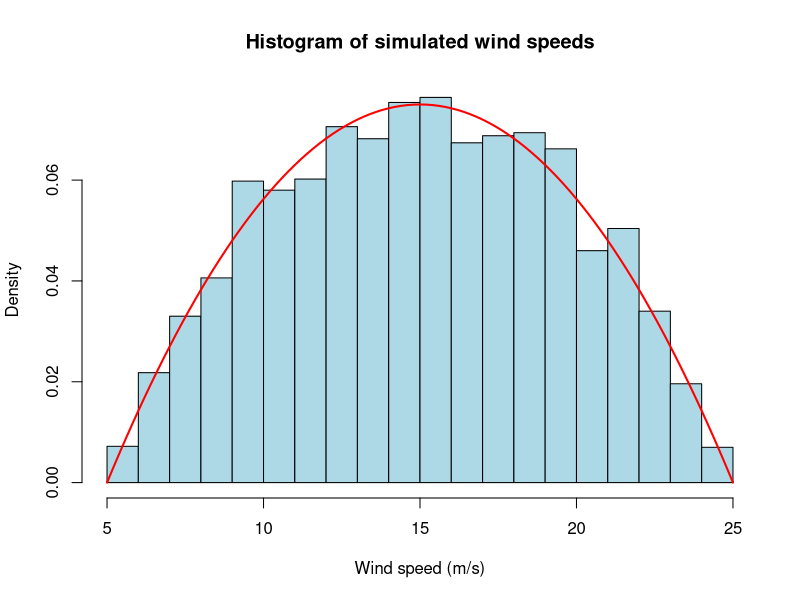
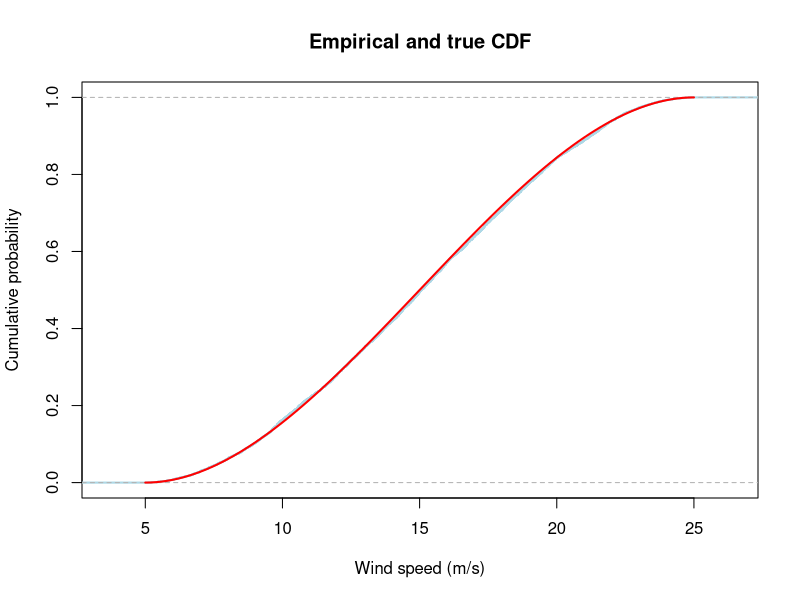
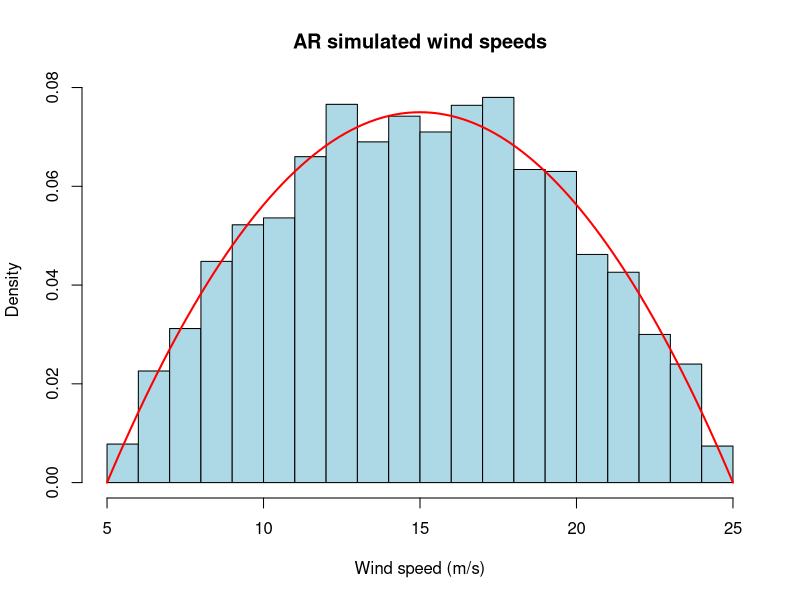
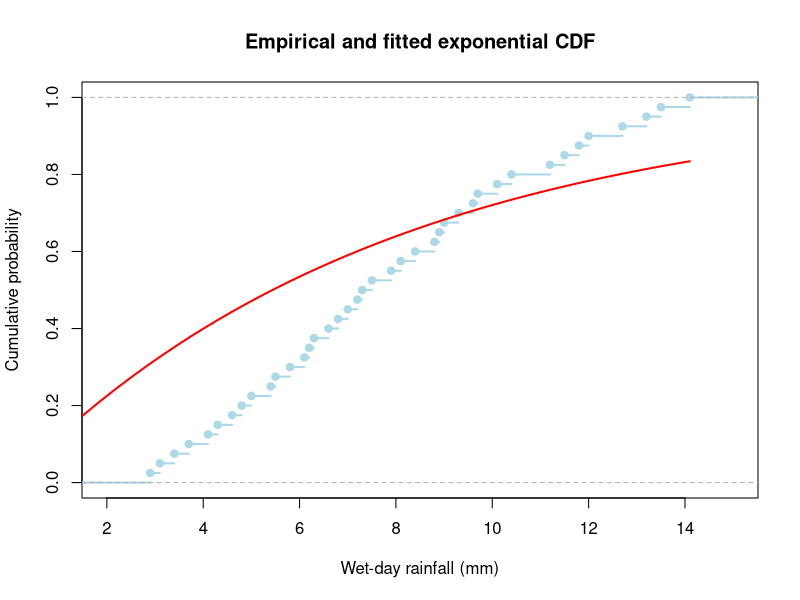
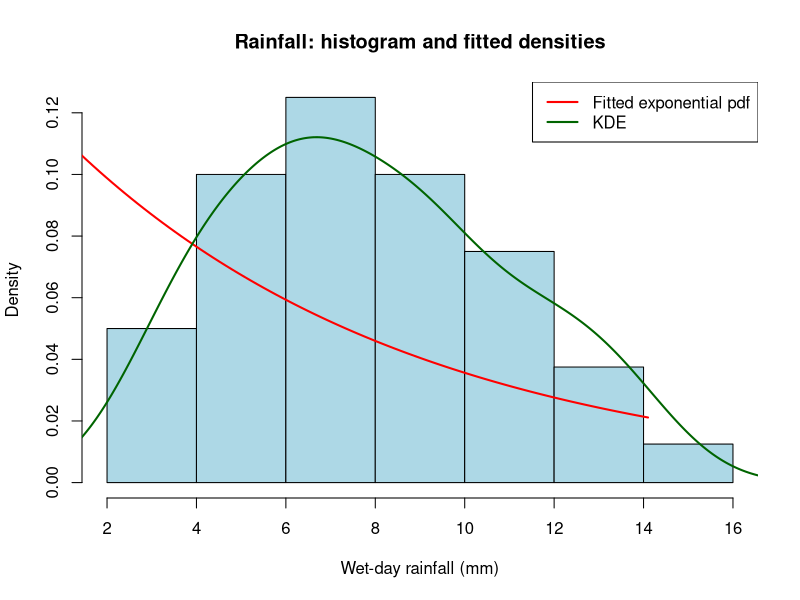
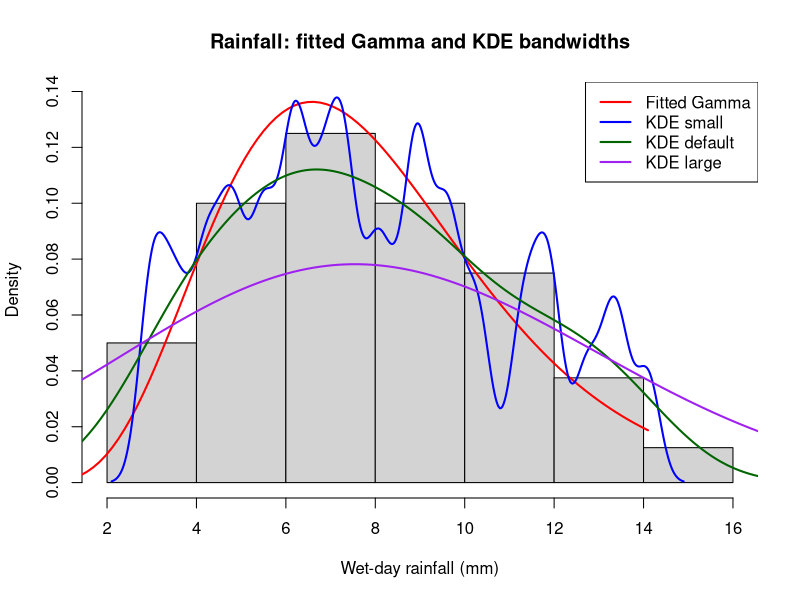
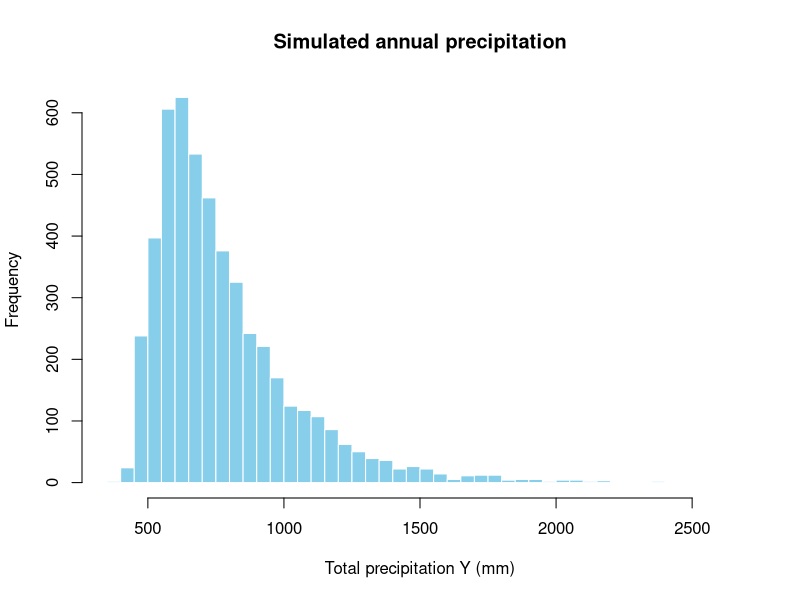

R code for these plots, in order:
# ---
# title: "STA510 - Mandatory Assignment 1"
# author: "Tommaso Facchin"
# ---

# Problem 1

## d)

a <- 5
n <- 5000

F <- function(x, a) {(3 / 4000) * (10 * (x - a)^2 - (x - a)^3 / 3)}

F_inv <- function(p, a) {
  uniroot(
    function(x) F(x, a) - p,
    lower = a,
    upper = a + 20
  )$root
}

set.seed(42)

u <- runif(n)

wind_speed <- sapply(u, F_inv, a = a)

hist(
  wind_speed,
  breaks = "Scott",
  probability = TRUE,
  col = "lightblue",
  main = "Histogram of simulated wind speeds",
  xlab = "Wind speed (m/s)"
)

curve(
  (3 / 4000) * (x - 5) * (25 - x),
  from = 5,
  to = 25,
  add = TRUE,
  col = "red",
  lwd = 2
)

# The simulated values follow the expected parabolic shape. 
# The density is close to zero near the limits (\(5\) m/s and \(25\) m/s), and it reaches its maximum around \(15\) m/s. 

plot(
  ecdf(wind_speed),
  main = "Empirical and true CDF",
  xlab = "Wind speed (m/s)",
  ylab = "Cumulative probability",
  col = "lightblue",
  lwd = 2
)

curve(
  (3 / 4000) * (10 * (x - 5)^2 - (x - 5)^3 / 3),
  from = 5,
  to = 25,
  add = TRUE,
  col = "red",
  lwd = 2
)

# The empirical CDF is very similar to the true CDF. The empirical CDF is
# a step function based on the simulated sample, whereas the true CDF is smooth.
# The two curves are almost overlapping.


## e)

### iii) 

# The theoretical acceptance rate is 1/M = .6667

# Approximately 66.67% of the proposed values are expected to be
# accepted.

# To generate 5000 accepted samples, the expected number of proposals is 7500


## f)

a <- 5
n <- 5000
M <- 3 / 2

wind_ar <- numeric(n)
proposed <- 0
i <- 1

while (i <= n) {
  
  x <- runif(1, min = a, max = a + 20)
  
  u <- runif(1)
  
  acceptance_probability <- (
    (3 / 4000) * (x - a) * (a + 20 - x)
  ) / (M * (1 / 20))
  
  proposed <- proposed + 1
  
  if (u <= acceptance_probability) {
    wind_ar[i] <- x
    i <- i + 1
  }
}

empirical_rate <- n / proposed
empirical_rate


### i)

hist(
  wind_ar,
  breaks = "Scott",
  probability = TRUE,
  col = "lightblue",
  main = "AR simulated wind speeds",
  xlab = "Wind speed (m/s)",
  ylab = "Density"
)

curve(
  (3 / 4000) * (x - 5) * (25 - x),
  from = 5,
  to = 25,
  add = TRUE,
  col = "red",
  lwd = 2
)

# The histogram of the Acceptance-Rejection samples follows the true density well. The simulated values have the expected parabolic shape. Small differences are due to random sampling variation.


### ii)

# The empirical acceptance rate was `r round(empirical_rate, 4)`, which is close to the theoretical acceptance rate

# \[
# \frac{1}{M}
# \approx0.6667.
# \]

# The small difference is due to random variation in the simulation.


### iii)
# The inverse transform method is preferable when \(F^{-1}\) is available or canbe computed efficiently, since every generated uniform value produces one sample. The Acceptance-Rejection method is preferable when the inverse CDF is difficult to obtain but a good proposal distribution is available. Here, AR is reasonably efficient because its theoretical acceptance rate is \(2/3\).

# Problem 2

rain <- c(3.1, 7.2, 5.4, 12.0, 8.8, 4.3, 9.6, 6.1, 11.2, 2.9,
          7.5, 14.1, 5.0, 9.3, 6.8, 10.4, 3.7, 8.1, 13.5, 4.6,
          6.3, 11.8, 7.9, 5.5, 9.0, 12.7, 4.1, 8.4, 6.6, 10.1,
          3.4, 7.0, 5.8, 13.2, 9.7, 6.2, 11.5, 4.8, 8.9, 7.3)

sum(rain)
sum(rain)/40

## c)

z <- qnorm(0.975)
z

n <- ceiling((z * mean(rain) / 1)^2)
n

## d)

beta_hat <- mean(rain)
beta_hat

n <- length(rain)
z <- qnorm(0.975)

se_hat <- beta_hat / sqrt(n)
ci <- beta_hat + c(-1, 1) * z * se_hat
ci

# We are approximately 95% confident that the true mean rainfall on a wet day lies between 5.41 mm and 10.28 mm.



# Problem 3

## a)

plot(
  ecdf(rain),
  main = "Empirical and fitted exponential CDF",
  xlab = "Wet-day rainfall (mm)",
  ylab = "Cumulative probability",
  col = "lightblue",
  lwd = 2
)

curve(
  pexp(x, rate = 1 / beta_hat),
  from = 0,
  to = max(rain),
  add = TRUE,
  col = "red",
  lwd = 2
)

##b)

hist(
  rain,
  breaks = "Scott",
  probability = TRUE,
  col = "lightblue",
  main = "Rainfall: histogram and fitted densities",
  xlab = "Wet-day rainfall (mm)",
  ylab = "Density"
)

curve(
  dexp(x, rate = 1 / beta_hat),
  from = 0,
  to = max(rain),
  add = TRUE,
  col = "red",
  lwd = 2
)

lines(
  density(rain),
  col = "darkgreen",
  lwd = 2
)

legend(
  "topright",
  legend = c("Fitted exponential pdf", "KDE"),
  col = c("red", "darkgreen"),
  lwd = 2
)



## d)

library(MASS)

gamma_fit <- fitdistr(rain, "gamma")
gamma_fit

h <- bw.nrd0(rain)

kde_small <- density(rain, bw = 0.2 * h)
kde_default <- density(rain, bw = h)
kde_large <- density(rain, bw = 3 * h)

shape_hat <- gamma_fit$estimate["shape"]
rate_hat <- gamma_fit$estimate["rate"]

hist(
  rain,
  breaks = "Scott",
  probability = TRUE,
  col = "lightgray",
  main = "Rainfall: fitted Gamma and KDE bandwidths",
  xlab = "Wet-day rainfall (mm)",
  ylab = "Density",
  ylim = c(0, max(
    kde_small$y,
    kde_default$y,
    kde_large$y,
    dgamma(seq(0, max(rain), length.out = 200),
           shape = shape_hat, rate = rate_hat)
  ))
)

curve(
  dgamma(x, shape = shape_hat, rate = rate_hat),
  from = 0,
  to = max(rain),
  add = TRUE,
  col = "red",
  lwd = 2
)

lines(kde_small, col = "blue", lwd = 2)
lines(kde_default, col = "darkgreen", lwd = 2)
lines(kde_large, col = "purple", lwd = 2)

legend(
  "topright",
  legend = c("Fitted Gamma", "KDE small",
             "KDE default", "KDE large"),
  col = c("red", "blue", "darkgreen", "purple"),
  lwd = 2
)



# The fitted Gamma density seems way better than the exponential one.The KDE with a small bandwidth is overfitted, the KDE with large bandwidth is underfitted, while the default one is a good compromise.



# Problem 4

## b)


n <- 5000

A <- rnorm(n, mean = 400, sd = 30)
B <- rexp(n, rate = 1 / 250)
C <- runif(n, min = 50, max = 150)
D <- 80 * rbinom(n, size = 1, prob = 0.3)

Y <- A + B + C + D

hist(
  Y,
  breaks = 40,
  main = "Simulated annual precipitation",
  xlab = "Total precipitation Y (mm)",
  col = "skyblue",
  border = "white"
)


mean(Y) 
sd(Y)

# From the simulated values the esitimated mean is 777.2885 and sd is 259.7737, very close to the analytical values.


p_est <- mean(Y > 1050)
p_est

# 13.1% of the 5000 values in the simulation exceed 1050mm. The estimated probability that total annual precipitation exceed 1050mm is .131
